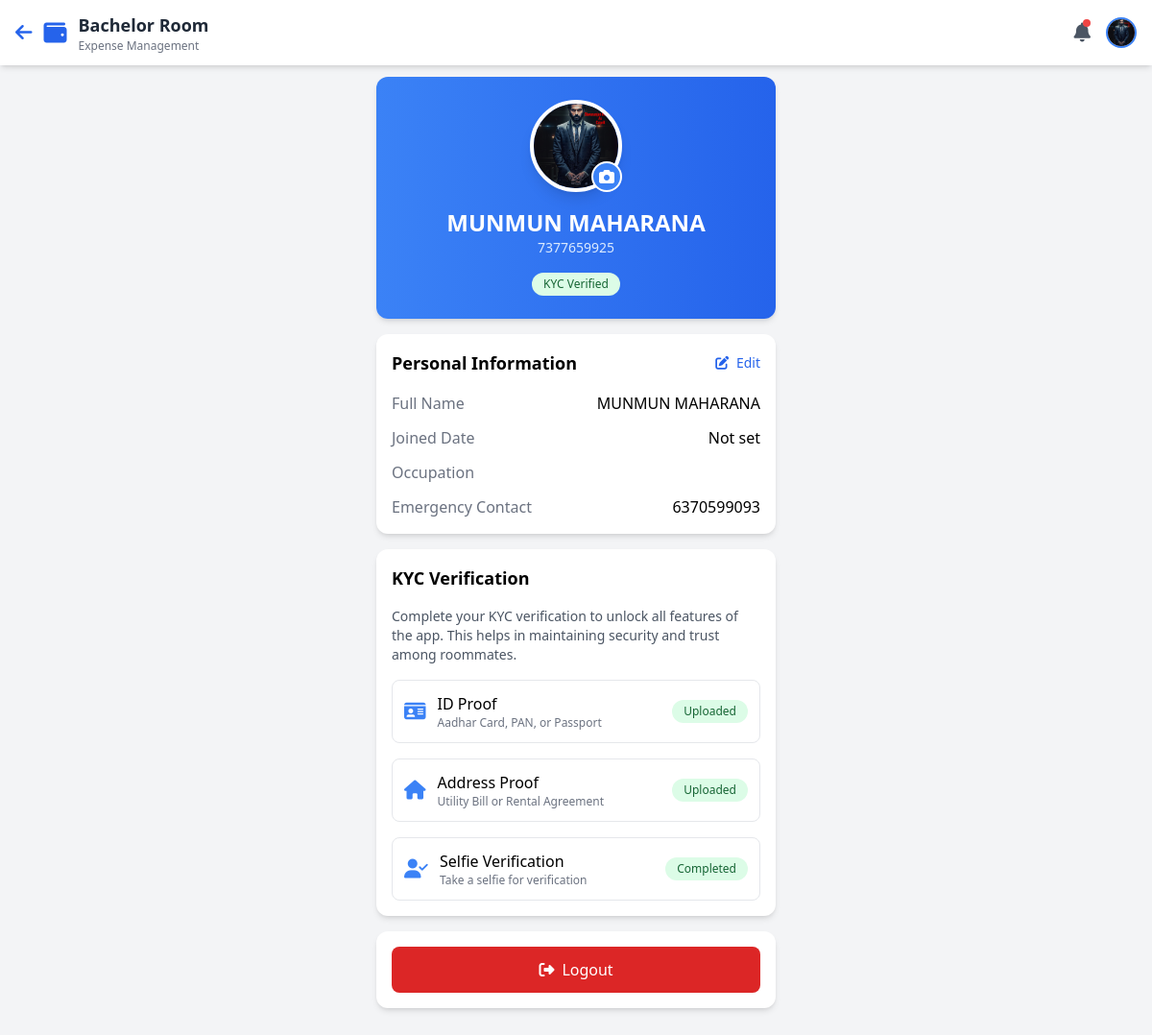
The app's page /profile.php (signed in) with its own data.
### tables this page shows
CREATE TABLE `users` (
  `id` int(11) NOT NULL,
  `full_name` varchar(100) NOT NULL,
  `phone` varchar(20) NOT NULL,
  `email` varchar(100) DEFAULT NULL,
  `password` varchar(255) NOT NULL,
  `profile_image` varchar(255) DEFAULT 'default_avatar.png',
  `room_number` varchar(20) DEFAULT NULL,
  `joined_date` date DEFAULT NULL,
  `occupation` varchar(100) DEFAULT NULL,
  `emergency_contact` varchar(20) DEFAULT NULL,
  `kyc_status` enum('pending','verified','rejected') DEFAULT 'pending',
  `id_proof` varchar(255) DEFAULT NULL,
  `address_proof` varchar(255) DEFAULT NULL,
  `selfie_verification` varchar(255) DEFAULT NULL,
  `created_at` timestamp NOT NULL DEFAULT current_timestamp(),
  `updated_at` timestamp NOT NULL DEFAULT current_timestamp() ON UPDATE current_timestamp()
);

### profile.php (the view, shortened to what this page needs)
<?php
require_once 'config/config.php';
$user_id = $_SESSION['user_id'];
$sql = "SELECT * FROM users WHERE id = ?";
$stmt = $conn->prepare($sql);
$stmt->bind_param("i", $user_id);
$stmt->execute();
$result = $stmt->get_result();
$user = $result->fetch_assoc();
$user['email'] = $user['email'] ?? '';
$user['room_number'] = $user['room_number'] ?? '';
$user['occupation'] = $user['occupation'] ?? '';
$user['emergency_contact'] = $user['emergency_contact'] ?? '';
$joined_date = !empty($user['joined_date']) ? date('d M, Y', strtotime($user['joined_date'])) : 'Not set';
$kyc_status = $user['kyc_status'];
$kyc_badge_class = ($kyc_status == 'verified') ? 'kyc-verified' : 'kyc-badge';
$kyc_badge_text = ucfirst($kyc_status);
$profile_image = !empty($user['profile_image']) ? 'uploads/profile/' . $user['profile_image'] : 'uploads/profile/default_avatar.png';
?>
<!DOCTYPE html>
<html lang="en">
<head>
    <script src="https://cdn.tailwindcss.com"></script>
    <link rel="stylesheet" href="https://cdnjs.cloudflare.com/ajax/libs/font-awesome/6.4.0/css/all.min.css">
</head>
<body class="bg-gray-100">
    <header class="fixed top-0 left-0 right-0 bg-white shadow-md z-10">
        <div class="flex justify-between items-center px-4 py-3">
            <div class="flex items-center">
                <a href="index.php" class="mr-3">
                    <i class="fas fa-arrow-left text-blue-600 text-xl"></i>
                </a>
                <div class="mr-3">
                    <i class="fas fa-wallet text-blue-600 text-2xl"></i>
                </div>
                <div>
                    <h1 class="text-lg font-bold text-gray-800">Bachelor Room</h1>
                    <p class="text-xs text-gray-500">Expense Management</p>
                </div>
            </div>
            <div class="flex items-center">
                <div class="mr-4 relative">
                    <i class="fas fa-bell text-gray-600 text-xl"></i>
                    <span class="absolute top-0 right-0 h-2 w-2 bg-red-500 rounded-full"></span>
                </div>
                <div>
                    <img src="<?php echo $profile_image; ?>" alt="Profile" class="h-8 w-8 rounded-full border-2 border-blue-500 object-cover">
                </div>
            </div>
        </div>
    </header>
    <main class="container mx-auto px-4 pt-20 pb-6 max-w-md">
        <div class="profile-header rounded-xl shadow-md p-6 mb-4 text-white text-center">
            <form id="profile_image_form" action="" method="post" enctype="multipart/form-data" class="mb-4">
                <div class="flex justify-center">
                    <div class="profile-image-container">
                        <img src="<?php echo $profile_image; ?>" alt="Profile" class="h-24 w-24 rounded-full border-4 border-white shadow-lg object-cover">
                        <label for="profile_image" class="profile-image-edit">
                            <i class="fas fa-camera"></i>
                        </label>
                    </div>
                </div>
            </form>
            <h2 class="text-2xl font-bold"><?php echo htmlspecialchars($user['full_name']); ?></h2>
            <p class="text-blue-100 text-sm"><?php echo htmlspecialchars($user['phone']); ?></p>
            <div class="mt-4 flex justify-center">
                <span class="<?php echo $kyc_badge_class; ?> text-xs px-3 py-1 rounded-full font-medium">KYC <?php echo $kyc_badge_text; ?></span>
            </div>
        </div>
        <div class="bg-white rounded-xl shadow-md p-4 mb-4">
            <div class="flex justify-between items-center mb-4">
                <h3 class="text-lg font-semibold">Personal Information</h3>
                <button id="edit-profile-btn" class="text-blue-600 text-sm font-medium">
                    <i class="fas fa-edit mr-1"></i> Edit
                </button>
            </div>
            <div id="profile-view" class="space-y-3">
                <div class="flex justify-between items-center">
                    <p class="text-gray-500">Full Name</p>
                    <p class="font-medium"><?php echo htmlspecialchars($user['full_name']); ?></p>
                </div>
                <div class="flex justify-between items-center">
                    <p class="text-gray-500">Joined Date</p>
                    <p class="font-medium"><?php echo $joined_date; ?></p>
                </div>
                <div class="flex justify-between items-center">
                    <p class="text-gray-500">Occupation</p>
                </div>
                <div class="flex justify-between items-center">
                    <p class="text-gray-500">Emergency Contact</p>
                    <p class="font-medium"><?php echo htmlspecialchars($user['emergency_contact'] ?? 'Not set'); ?></p>
                </div>
            </div>
        </div>
        <div class="bg-white rounded-xl shadow-md p-4 mb-4">
            <h3 class="text-lg font-semibold mb-4">KYC Verification</h3>
            <div class="space-y-4">
                <p class="text-sm text-gray-600">Complete your KYC verification to unlock all features of the app. This helps in maintaining security and trust among roommates.</p>
                <div class="border border-gray-200 rounded-lg p-3">
                    <div class="flex justify-between items-center">
                        <div class="flex items-center">
                            <i class="fas fa-id-card text-blue-500 mr-3 text-xl"></i>
                            <div>
                                <p class="font-medium">ID Proof</p>
                                <p class="text-xs text-gray-500">Aadhar Card, PAN, or Passport</p>
                            </div>
                        </div>
                        <?php if (!empty($user['id_proof'])): ?>
                            <span class="kyc-verified text-xs px-3 py-1 rounded-full font-medium">Uploaded</span>
                        <?php endif; ?>
                    </div>
                </div>
                <div class="border border-gray-200 rounded-lg p-3">
                    <div class="flex justify-between items-center">
                        <div class="flex items-center">
                            <i class="fas fa-home text-blue-500 mr-3 text-xl"></i>
                            <div>
                                <p class="font-medium">Address Proof</p>
                                <p class="text-xs text-gray-500">Utility Bill or Rental Agreement</p>
                            </div>
                        </div>
                        <?php if (!empty($user['address_proof'])): ?>
                            <span class="kyc-verified text-xs px-3 py-1 rounded-full font-medium">Uploaded</span>
                        <?php endif; ?>
                    </div>
                </div>
                <div class="border border-gray-200 rounded-lg p-3">
                    <div class="flex justify-between items-center">
                        <div class="flex items-center">
                            <i class="fas fa-user-check text-blue-500 mr-3 text-xl"></i>
                            <div>
                                <p class="font-medium">Selfie Verification</p>
                                <p class="text-xs text-gray-500">Take a selfie for verification</p>
                            </div>
                        </div>
                        <?php if (!empty($user['selfie_verification'])): ?>
                            <span class="kyc-verified text-xs px-3 py-1 rounded-full font-medium">Completed</span>
                        <?php endif; ?>
                    </div>
                </div>
            </div>
        </div>
        <div class="bg-white rounded-xl shadow-md p-4 mb-4">
            <a href="process/logout_process.php" class="block w-full bg-red-600 text-white py-3 rounded-lg font-medium text-center">
                <i class="fas fa-sign-out-alt mr-2"></i>Logout
            </a>
        </div>
    </main>
</body>
</html>

### profile.php (style rules this page uses)
body { font-family: 'Segoe UI', Tahoma, Geneva, Verdana, sans-serif; background-color: #f0f2f5; }
.profile-header { background: linear-gradient(to right, #3b82f6, #2563eb); }
.kyc-verified { background-color: #dcfce7; color: #166534; }
.profile-image-container { position: relative; display: inline-block; }
.profile-image-edit { position: absolute; bottom: 0; right: 0; background: #3b82f6; color: white; border-radius: 50%; width: 32px; height: 32px; display: flex; align-items: center; justify-content: center; cursor: pointer; border: 2px solid white; }

### records on screen
users: profile_image (picture), full_name "MUNMUN MAHARANA", phone "7377659925", kyc_status "Verified", joined_date "Not set", emergency_contact "6370599093"
